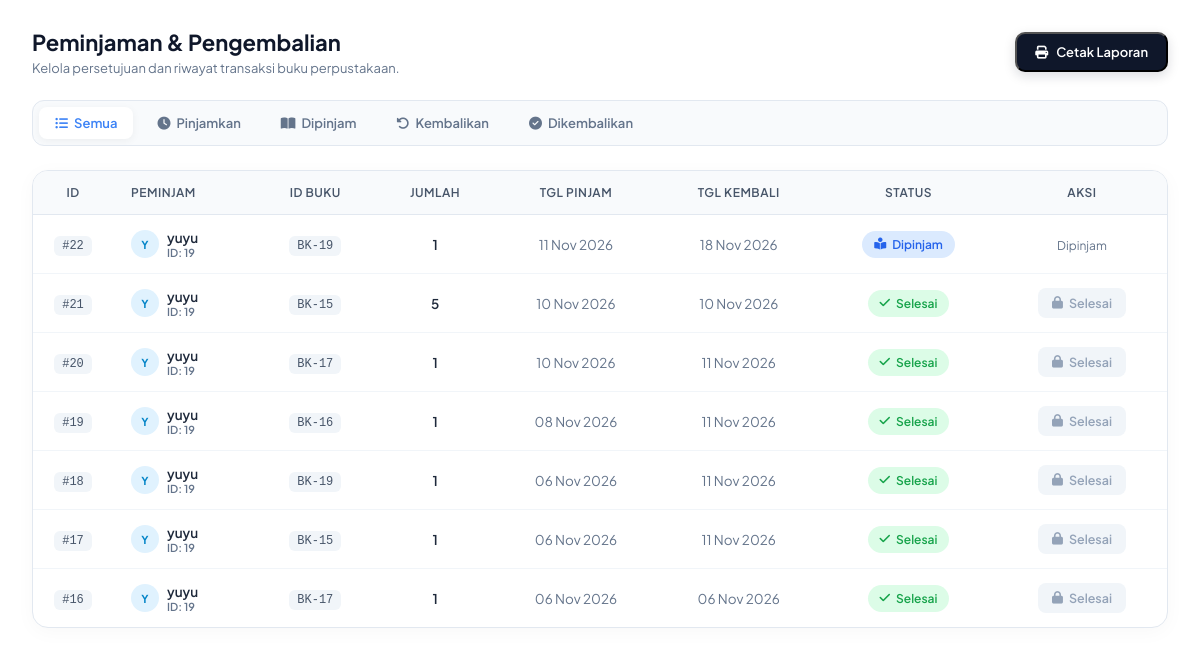
The page /view/view_admin/transaksi.php (signed in) on the database its author committed.
### tables this page shows
CREATE TABLE `transaksi` (
  `id_transaksi` int(11) NOT NULL,
  `id_anggota` int(11) NOT NULL,
  `id_buku` int(11) NOT NULL,
  `tanggal_pinjam` date NOT NULL,
  `tanggal_kembali` date DEFAULT NULL,
  `status` enum('menunggu_persetujuan_pinjam','dipinjam','menunggu_persetujuan_kembali','dikembalikan') NOT NULL DEFAULT 'menunggu_persetujuan_pinjam',
  `jumlah` int(2) NOT NULL,
  `denda` int(11) DEFAULT 0,
  `status_denda` enum('belum_lunas','lunas') DEFAULT 'lunas'
);

CREATE TABLE `anggota` (
  `id_anggota` int(11) NOT NULL,
  `username` varchar(50) NOT NULL,
  `password` varchar(255) NOT NULL,
  `email` varchar(50) NOT NULL,
  `nisn` int(9) NOT NULL,
  `kelas` varchar(10) NOT NULL,
  `role` enum('admin','user') NOT NULL
);

### view/view_admin/transaksi.php (the view, shortened to what this page needs)
<?php
$db = new Koneksi();
$koneksi = $db->koneksi;
$filter_status = isset($_GET['status']) ? $_GET['status'] : '';
if ($filter_status == 'menunggu_pinjam') {
    $sql = "SELECT transaksi.*, anggota.username FROM transaksi
            JOIN anggota ON transaksi.id_anggota = anggota.id_anggota
            WHERE transaksi.status = 'menunggu_persetujuan_pinjam' ORDER BY transaksi.id_transaksi DESC";
} elseif ($filter_status == 'dipinjam') {
    $sql = "SELECT transaksi.*, anggota.username FROM transaksi
            JOIN anggota ON transaksi.id_anggota = anggota.id_anggota
            WHERE transaksi.status = 'dipinjam' ORDER BY transaksi.id_transaksi DESC";
} elseif ($filter_status == 'menunggu_kembali') {
    $sql = "SELECT transaksi.*, anggota.username FROM transaksi
            JOIN anggota ON transaksi.id_anggota = anggota.id_anggota
            WHERE transaksi.status = 'menunggu_persetujuan_kembali' ORDER BY transaksi.id_transaksi DESC";
} elseif ($filter_status == 'dikembalikan') {
    $sql = "SELECT transaksi.*, anggota.username FROM transaksi
            JOIN anggota ON transaksi.id_anggota = anggota.id_anggota
            WHERE transaksi.status = 'dikembalikan' ORDER BY transaksi.id_transaksi DESC";
} else {
    $sql = "SELECT transaksi.*, anggota.username FROM transaksi
            JOIN anggota ON transaksi.id_anggota = anggota.id_anggota
            ORDER BY transaksi.id_transaksi DESC";
}
$result = $koneksi->query($sql);
?>
<!DOCTYPE html>
<html lang="id">
<head>
    <link rel="stylesheet" href="https://cdnjs.cloudflare.com/ajax/libs/font-awesome/6.4.0/css/all.min.css">
</head>
<body>
    <div class="page-header">
        <div class="page-title">
            <h2>Peminjaman & Pengembalian</h2>
            <p>Kelola persetujuan dan riwayat transaksi buku perpustakaan.</p>
        </div>
        <button onclick="window.print()" class="btn-print">
            <i class="fa-solid fa-print"></i> Cetak Laporan
        </button>
    </div>
    <div class="filter-container">
        <a href="transaksi.php" class="filter-btn <?= ($filter_status == '') ? 'active' : ''; ?>">
            <i class="fa-solid fa-list-ul"></i> Semua
        </a>
        <a href="transaksi.php?status=menunggu_pinjam" class="filter-btn <?= ($filter_status == 'menunggu_pinjam') ? 'active' : ''; ?>">
            <i class="fa-solid fa-clock"></i> Pinjamkan
        </a>
        <a href="transaksi.php?status=dipinjam" class="filter-btn <?= ($filter_status == 'dipinjam') ? 'active' : ''; ?>">
            <i class="fa-solid fa-book-open"></i> Dipinjam
        </a>
        <a href="transaksi.php?status=menunggu_kembali" class="filter-btn <?= ($filter_status == 'menunggu_kembali') ? 'active' : ''; ?>">
            <i class="fa-solid fa-rotate-left"></i> Kembalikan
        </a>
        <a href="transaksi.php?status=dikembalikan" class="filter-btn <?= ($filter_status == 'dikembalikan') ? 'active' : ''; ?>">
            <i class="fa-solid fa-circle-check"></i> Dikembalikan
        </a>
    </div>
    <div class="card-table">
        <div class="table-responsive">
            <table>
                <thead>
                    <tr>
                        <th style="width: 80px; text-align: center;">ID</th>
                        <th>Peminjam</th>
                        <th style="text-align: center;">ID Buku</th>
                        <th style="text-align: center;">Jumlah</th>
                        <th style="text-align: center;">Tgl Pinjam</th>
                        <th style="text-align: center;">Tgl Kembali</th>
                        <th style="text-align: center;">Status</th>
                        <th style="text-align: center; width: 170px;">Aksi</th>
                    </tr>
                </thead>
                <tbody>
                    <?php
                    if ($result && $result->num_rows > 0) {
                        while ($row = $result->fetch_assoc()) {
                            $initial = strtoupper(substr($row['username'], 0, 1));
                    ?>
                        <tr>
                            <td style="text-align: center;">
                                <span class="code-badge">#<?= htmlspecialchars($row['id_transaksi']); ?></span>
                            </td>
                            <td>
                                <div class="user-chip">
                                    <div class="user-avatar-mini"><?= $initial; ?></div>
                                    <div>
                                        <span><?= htmlspecialchars($row['username']); ?></span>
                                        <div style="font-size: 11px; color: var(--text-muted);">ID: <?= htmlspecialchars($row['id_anggota']); ?></div>
                                    </div>
                                </div>
                            </td>
                            <td style="text-align: center;">
                                <span class="code-badge">BK-<?= htmlspecialchars($row['id_buku']); ?></span>
                            </td>
                            <td style="text-align: center; font-weight: 600;">
                                <?= htmlspecialchars($row['jumlah']); ?>
                            </td>
                            <td style="text-align: center; color: var(--text-muted);">
                                <?= date('d M Y', strtotime($row['tanggal_pinjam'])); ?>
                            </td>
                            <td style="text-align: center; color: var(--text-muted);">
                                <?= (!empty($row['tanggal_kembali']) && $row['tanggal_kembali'] != '0000-00-00') ? date('d M Y', strtotime($row['tanggal_kembali'])) : '<span style="color: #cbd5e1;">-</span>'; ?>
                            </td>
                            <td style="text-align: center;">
                                <?php if ($row['status'] == 'menunggu_persetujuan_pinjam') : ?>
                                    <span class="badge-status badge-acc-pinjam">
                                        <i class="fa-solid fa-hourglass-half"></i> diproses
                                    </span>
                                <?php elseif ($row['status'] == 'dipinjam') : ?>
                                    <span class="badge-status badge-dipinjam">
                                        <i class="fa-solid fa-book-reader"></i> Dipinjam
                                    </span>
                                <?php elseif ($row['status'] == 'menunggu_persetujuan_kembali') : ?>
                                    <span class="badge-status badge-acc-kembali">
                                        <i class="fa-solid fa-arrow-rotate-left"></i> menunggu diKembalikan
                                    </span>
                                <?php elseif ($row['status'] == 'dikembalikan') : ?>
                                    <span class="badge-status badge-dikembalikan">
                                        <i class="fa-solid fa-check"></i> Selesai
                                    </span>
                                <?php else : ?>
                                    <span class="badge-status" style="background: #f1f5f9; color: #475569;">
                                        <?= htmlspecialchars($row['status']); ?>
                                    </span>
                                <?php endif; ?>
                            </td>
                            <td style="text-align: center;">
                                <?php if ($row['status'] == 'menunggu_persetujuan_pinjam') : ?>
                                    <a href="../../controller/proses_acc_pinjam.php?id=<?= $row['id_transaksi']; ?>"
                                       class="btn-action btn-acc-pinjam"
                                       onclick="return confirm('Setujui peminjaman buku ini?')">
                                       <i class="fa-solid fa-check"></i> Pinjamkan
                                    </a>
                                <?php elseif ($row['status'] == 'dikembalikan') : ?>
                                    <button class="btn-action btn-done" disabled>
                                        <i class="fa-solid fa-lock"></i> Selesai
                                    </button>
                                <?php else : ?>
                                    <span style="font-size: 12px; color: var(--text-muted);">Dipinjam</span>
                                <?php endif; ?>
                            </td>
                        </tr>
                    <?php
                        }
                    } ?>
                </tbody>
            </table>
        </div>
    </div>
</body>
</html>

### view/view_admin/transaksi.php (style rules this page uses)
:root { --primary: #3b82f6; --primary-light: #eff6ff; --accent: #92BDFF; --bg-body: #ffffff; --text-main: #1e293b; --text-muted: #64748b; --border-color: #f1f5f9; }
* { box-sizing: border-box; margin: 0; padding: 0; font-family: 'Plus Jakarta Sans', sans-serif; }
body { background-color: var(--bg-body); color: var(--text-main); padding: 28px 32px; }
.page-header { display: flex; justify-content: space-between; align-items: center; margin-bottom: 24px; }
.page-title h2 { font-size: 22px; font-weight: 700; color: #0f172a; margin-bottom: 4px; }
.page-title p { font-size: 13px; color: var(--text-muted); }
.btn-print { display: inline-flex; align-items: center; gap: 8px; background-color: #0f172a; color: #ffffff; padding: 10px 18px; font-size: 13px; font-weight: 600; border-radius: 10px; text-decoration: none; transition: all 0.2s ease; box-shadow: 0 4px 12px rgba(15, 23, 42, 0.15); }
.filter-container { display: flex; gap: 8px; background: #f8fafc; padding: 6px; border-radius: 12px; border: 1px solid #e2e8f0; margin-bottom: 24px; overflow-x: auto; }
.filter-btn { text-decoration: none; font-size: 13px; font-weight: 600; padding: 8px 16px; border-radius: 8px; color: var(--text-muted); transition: all 0.2s ease; white-space: nowrap; display: flex; align-items: center; gap: 6px; }
.filter-btn.active { background: #ffffff; color: var(--primary); box-shadow: 0 2px 8px rgba(0, 0, 0, 0.05); }
.card-table { background: #ffffff; border: 1px solid #e2e8f0; border-radius: 16px; box-shadow: 0 4px 20px rgba(0, 0, 0, 0.03); overflow: hidden; }
.table-responsive { width: 100%; overflow-x: auto; }
table { width: 100%; border-collapse: collapse; text-align: left; font-size: 13.5px; }
thead { background-color: #f8fafc; border-bottom: 1px solid #e2e8f0; }
th { padding: 14px 18px; font-weight: 600; color: #475569; font-size: 12px; text-transform: uppercase; letter-spacing: 0.5px; }
td { padding: 14px 18px; border-bottom: 1px solid var(--border-color); color: var(--text-main); vertical-align: middle; }
tbody tr:last-child td { border-bottom: none; }
.user-chip { display: flex; align-items: center; gap: 8px; font-weight: 600; }
.user-avatar-mini { width: 28px; height: 28px; border-radius: 50%; background: #e0f2fe; color: #0284c7; display: flex; align-items: center; justify-content: center; font-size: 11px; font-weight: 700; }
.code-badge { background: #f1f5f9; color: #475569; padding: 3px 8px; border-radius: 6px; font-family: monospace; font-size: 12px; }
.badge-status { display: inline-flex; align-items: center; gap: 6px; padding: 6px 12px; border-radius: 20px; font-size: 12px; font-weight: 600; }
.badge-dipinjam { background-color: #dbeafe; color: #2563eb; }
.badge-dikembalikan { background-color: #dcfce7; color: #16a34a; }
.btn-action { display: inline-flex; align-items: center; gap: 6px; padding: 7px 14px; font-size: 12.5px; font-weight: 600; border-radius: 8px; text-decoration: none; border: none; cursor: pointer; transition: all 0.2s ease; }
.btn-done { background-color: #f1f5f9; color: #94a3b8; cursor: not-allowed; }

### rows shown on the page
transaksi: id_transaksi "22", id_anggota.username "Y", id_anggota.username "yuyu", id_anggota "19", id_buku "19", jumlah "1", tanggal_pinjam "11 Nov 2026", tanggal_kembali "18 Nov 2026", status "dipinjam" (drawn)
transaksi: id_transaksi "21", id_anggota.username "Y", id_anggota.username "yuyu", id_anggota "19", id_buku "15", jumlah "5", tanggal_pinjam "10 Nov 2026", tanggal_kembali "10 Nov 2026", status "dikembalikan" (drawn)
transaksi: id_transaksi "20", id_anggota.username "Y", id_anggota.username "yuyu", id_anggota "19", id_buku "17", jumlah "1", tanggal_pinjam "10 Nov 2026", tanggal_kembali "11 Nov 2026", status "dikembalikan" (drawn)
transaksi: id_transaksi "19", id_anggota.username "Y", id_anggota.username "yuyu", id_anggota "19", id_buku "16", jumlah "1", tanggal_pinjam "08 Nov 2026", tanggal_kembali "11 Nov 2026", status "dikembalikan" (drawn)
transaksi: id_transaksi "18", id_anggota.username "Y", id_anggota.username "yuyu", id_anggota "19", id_buku "19", jumlah "1", tanggal_pinjam "06 Nov 2026", tanggal_kembali "11 Nov 2026", status "dikembalikan" (drawn)
transaksi: id_transaksi "17", id_anggota.username "Y", id_anggota.username "yuyu", id_anggota "19", id_buku "15", jumlah "1", tanggal_pinjam "06 Nov 2026", tanggal_kembali "11 Nov 2026", status "dikembalikan" (drawn)
transaksi: id_transaksi "16", id_anggota.username "Y", id_anggota.username "yuyu", id_anggota "19", id_buku "17", jumlah "1", tanggal_pinjam "06 Nov 2026", tanggal_kembali "06 Nov 2026", status "dikembalikan" (drawn)
